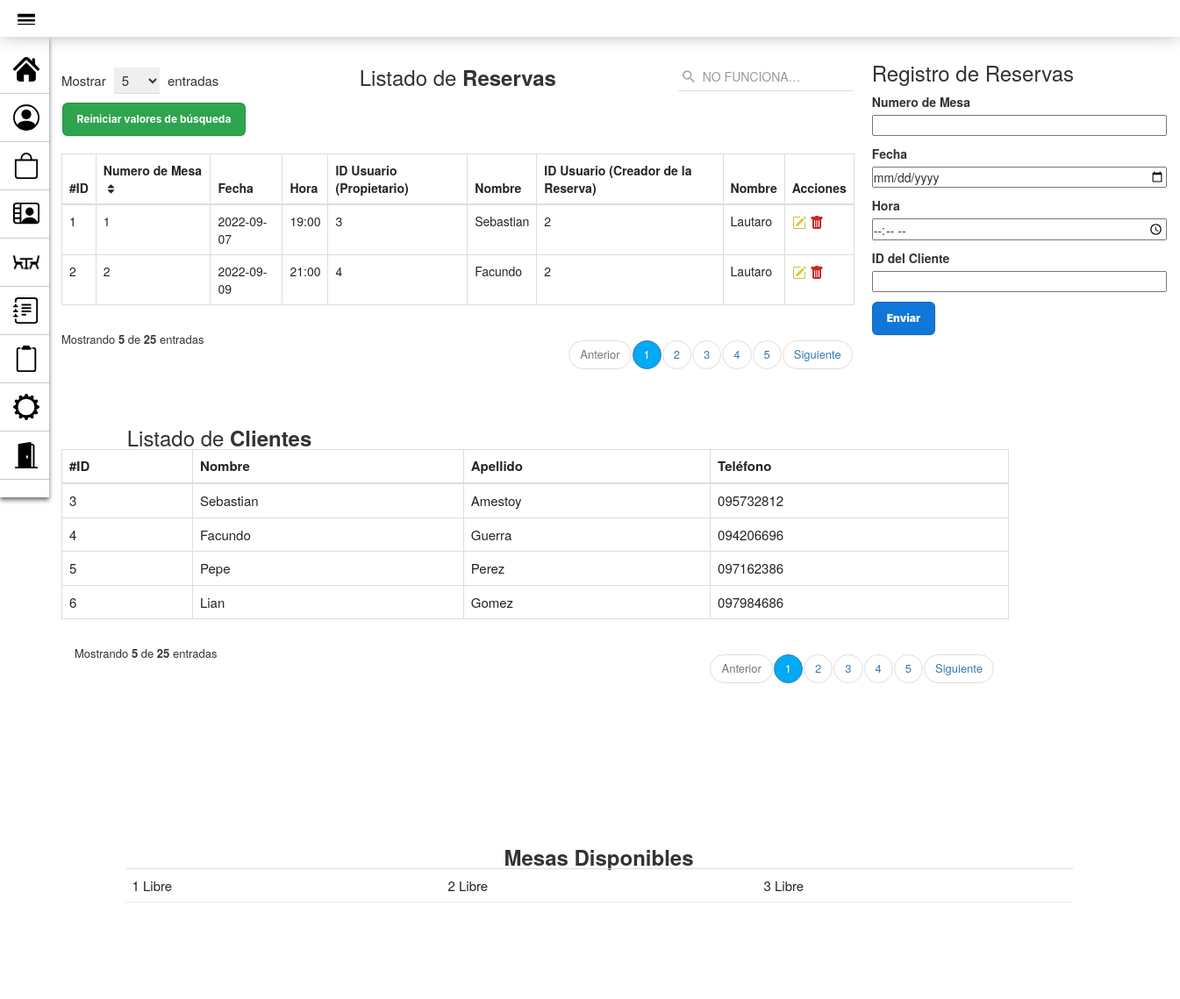
The app's page /PAGINA_GestionReservas.php, older data.
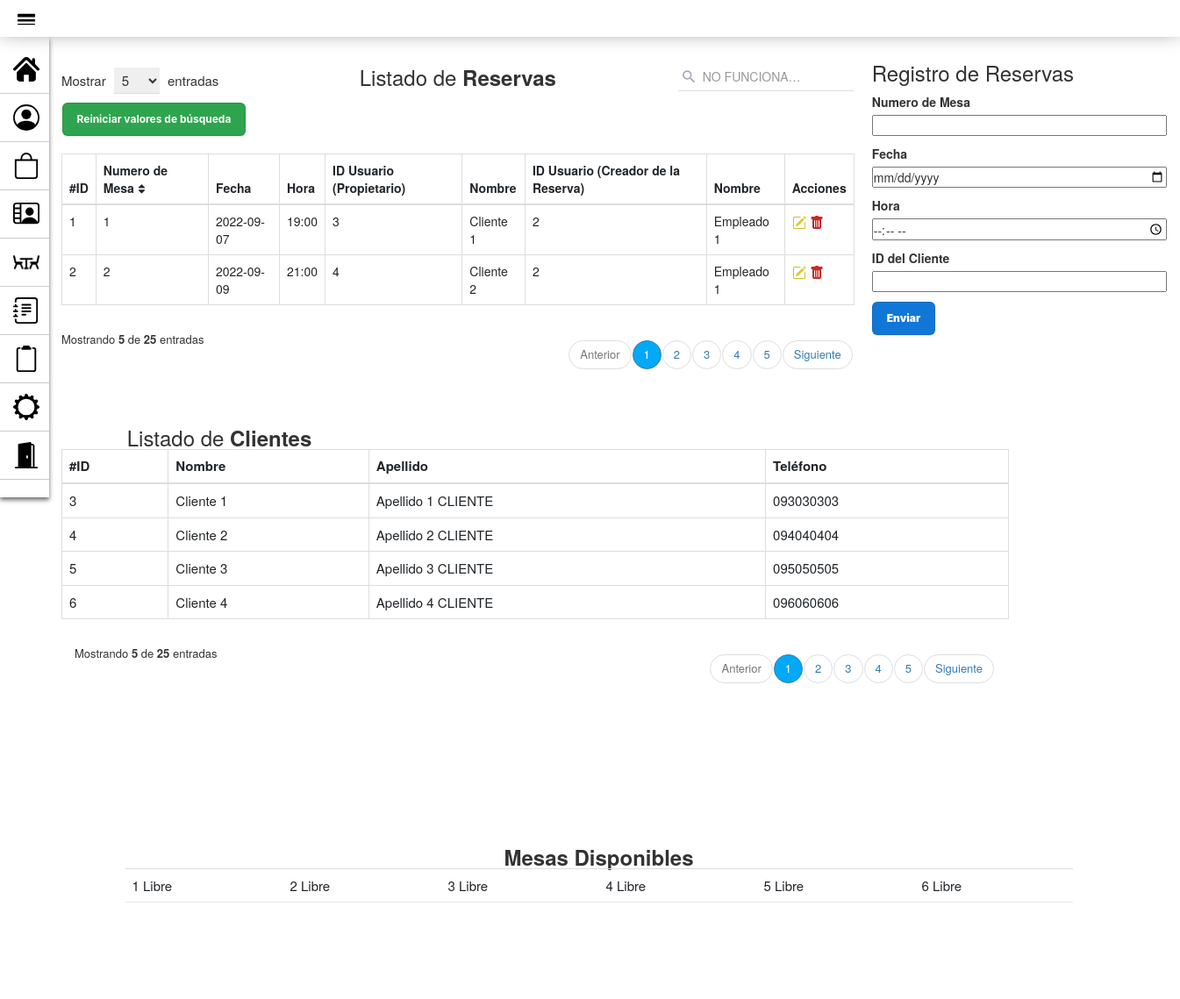
The same page, newer data.
### tables this page shows
CREATE TABLE `reserva` (
  `id_reserva` int(10) PRIMARY KEY NOT NULL AUTO_INCREMENT COMMENT 'ID de Mesa',
  `mesa` int(10) NULL COMMENT 'Numero de Mesa',
  `fecha` date NOT NULL COMMENT 'Fecha en la que se ocupo la Mesa',
  `hora` varchar(5) NOT NULL COMMENT 'Hora en que se ocupo la Mesa',
  `cliente` int(10) NULL COMMENT 'Cliente que ocupo la Mesa',
  `empleado` int(10) NULL COMMENT 'Empleado que atendio la Mesa',
  CONSTRAINT cliente FOREIGN KEY (cliente) REFERENCES usuario(id_usuario),
  CONSTRAINT empleado FOREIGN KEY (empleado) REFERENCES usuario(id_usuario),
  CONSTRAINT mesa FOREIGN KEY (mesa) REFERENCES mesa(id_mesa)
);

CREATE TABLE `usuario` (
  `id_usuario` int(10) PRIMARY KEY NOT NULL AUTO_INCREMENT COMMENT 'ID del Usuario',
  `nombre` varchar(40) NOT NULL COMMENT 'Nombre del Usuario',
  `apellido` varchar(40) NOT NULL COMMENT 'Apellido del Usuario',
  `correo` varchar(60) NOT NULL COMMENT 'Correo del Usuario',
  `password` varchar(20) NOT NULL COMMENT 'Clave del Usuario',
  `direccion` varchar(80) DEFAULT NULL COMMENT 'Direccion de envio del Usuario',
  `telefono` varchar(18) DEFAULT NULL COMMENT 'Telefono de contacto del Usuario',
  `tipo` varchar(30) NOT NULL DEFAULT 'cliente' COMMENT 'Tipo de usuario, para las jerarquias'
);

CREATE TABLE `mesa` (
  `id_mesa` int(10) PRIMARY KEY NOT NULL AUTO_INCREMENT COMMENT 'ID de la Mesa',
  `estado` enum('Libre','Ocupada','Reservada') NOT NULL DEFAULT 'Libre' COMMENT 'Estado de la Mesa'
);

### modelo/conexion.php (called while the page is built)
<?php
class Conectar{
    public static function conexion (){
        try{
            $host ="localhost";
            $user ="root";
            $pass="";
            $bd="proyecto_grupo2";
            $con = mysqli_connect($host,$user,$pass);
            mysqli_select_db($con,$bd);
            return $con;
        }catch(Exception $e){
    die('Error'.$e->getMessage());
    echo "La linea de error " . $e->getLine();
        }
    }
    }
?>

### modelo/Reserva.php (called while the page is built, shortened)
<?php
class Reserva
{
    private $con;
    private $reserva;
    public function __construct()
    {
        require_once("conexion.php");
        $this->con = conectar::conexion();
    }
    public function listar_reservas()
    {
        $sql = "SELECT reserva.id_reserva, reserva.mesa, reserva.fecha, reserva.hora, reserva.cliente, reserva.empleado
        FROM reserva , usuario
        WHERE reserva.cliente = usuario.id_usuario ORDER BY id_reserva";
        $query = mysqli_query($this->con, $sql);
        while ($filas = mysqli_fetch_array($query)) {
            $this->reserva[] = $filas;
        }
        return $this->reserva;
    }
}
?>

### modelo/Usuario.php (called while the page is built, shortened)
<?php
class Usuario
{
    private $con;
    private $usuario;
    public function __construct()
    {
        require_once("conexion.php");
        $this->con = Conectar::conexion();
        $this->usuario = array();
    }
        public function listar_clientes()
        {
            $sql = "SELECT * FROM usuario WHERE tipo='cliente' ORDER BY id_usuario";
            $query = mysqli_query($this->con, $sql);
            while ($filas = mysqli_fetch_array($query)) {
                $this->usuario[] = $filas;
            }
            return $this->usuario;
   }
}
?>

### modelo/Mesa.php (called while the page is built, shortened)
<?php
class Mesa
{
    private $con;
    private $mesa;
    public function __construct()
    {
        require_once("conexion.php");
        $this->con = conectar::conexion();
    }
    public function listar_mesas_libres()
    {
        $sql = "SELECT * FROM mesa WHERE estado='Libre' ORDER BY id_mesa";
        $query = mysqli_query($this->con, $sql);
        while ($filas = mysqli_fetch_array($query)) {
            $this->mesa[] = $filas;
        }
        return $this->mesa;
    }
}

### vista/Reserva_view.php (the view, shortened to what the changed rows need)
<!DOCTYPE html>
<html lang="es">
<head>
    <link rel="stylesheet" href="assets/styles2.css">
    <link href="https://cdn.jsdelivr.net/npm/bootstrap@5.2.0/dist/css/bootstrap.min.css" rel="stylesheet">
    <link href="https://maxcdn.bootstrapcdn.com/bootstrap/3.3.7/css/bootstrap.min.css" rel="stylesheet">
</head>
<body>
    <div class="container">
        <div class="table-responsive">
            <div class="table-wrapper">
                <div class="table-title">
                    <div class="row">
                        <div class="col-xs-4">
                            <h2 class="text-center">Listado de <b>Reservas</b></h2>
                        </div>
                        <?php require_once("vista/buscar_reserva_view.php"); ?>
                        <table class="table table-bordered">
                            <thead>
                                <tr>
                                    <th>#ID</th>
                                    <th>Numero de Mesa<i class="fa fa-sort"></i></th>
                                    <th>Fecha</th>
                                    <th>Hora</th>
                                    <th>ID Usuario (Propietario)</th>
                                    <th>Nombre</th>
                                    <th>ID Usuario (Creador de la Reserva)</th>
                                    <th>Nombre</th>
                                    <th>Acciones</th>
                                </tr>
                            </thead>
                            <tbody>
                                <?php foreach ($matrizReserva as $reserva) : ?>
                                    <tr>
                                        <td scope="row"><?php echo $reserva['id_reserva'] ?></td>
                                        <td><?php echo $reserva['mesa'] ?></td>
                                        <td><?php echo $reserva['fecha'] ?></td>
                                        <td><?php echo $reserva['hora'] ?></td>
                                        <td><?php echo $reserva['cliente']; ?></td>
                                        <td><?php echo $_SESSION['cliente_reserva'] ?></td>
                                        <td><?php echo $reserva['empleado'] ?></td>
                                        <td><?php echo $_SESSION['empleado_reserva'] ?></td>
                                        <td>
                                            <a href="ModificarReserva_pagina.php?id=<?php echo $reserva['id_reserva'] ?>" title="Editar"><img src="assets/iconos/icono-editar-2.svg"></a>
                                            <a href="controlador/eliminar_Reserva_controlador.php?id=<?php echo $reserva['id_reserva'] ?>" title="Eliminar" onclick="javascript:return asegurar();"><img src="assets/iconos/icono-papelera.svg"></a>
                                        </td>
                                    </tr>
                                <?php endforeach; ?>
                            </tbody>
                        </table>
                    </div>
                </div>
</body>
</html>

### vista/ClienteReserva_view.php (shortened to what the changed rows need)
<!DOCTYPE html>
<html lang="es">
<head>
    <link rel="stylesheet" href="assets/styles2.css">
    <link href="https://cdn.jsdelivr.net/npm/bootstrap@5.2.0/dist/css/bootstrap.min.css" rel="stylesheet">
    <link href="https://maxcdn.bootstrapcdn.com/bootstrap/3.3.7/css/bootstrap.min.css" rel="stylesheet">
</head>
<body>
    <div class="container" style="margin-top: -100px;width: 90em;margin-left: 30px;">
        <div class="table-responsive">
            <div class="table-wrapper">
                <div class="table-title">
                    <div class="row">
                        <div class="col-xs-4">
                            <h2 class="text-center">Listado de <b>Clientes</b></h2>
                        </div>
                        <table class="table table-bordered">
                            <thead>
                                <tr>
                                    <th>#ID</th>
                                    <th>Nombre</th>
                                    <th>Apellido</th>
                                    <th>Teléfono</th>
                                </tr>
                            </thead>
                            <tbody>
                                <?php foreach ($matrizClienteReserva as $clienteReserva) : ?>
                                    <tr>
                                        <td><?php echo $clienteReserva['id_usuario'] ?></td>
                                        <td><?php echo $clienteReserva['nombre'] ?></td>
                                        <td><?php echo $clienteReserva['apellido'] ?></td>
                                        <td><?php echo $clienteReserva['telefono'] ?></td>
                                    </tr>
                                <?php endforeach; ?>
                            </tbody>
                        </table>
                    </div>
                </div>
            </div>
        </div>
    </div>
</body>
</html>

### vista/MesasLibres_Reserva_view.php (shortened to what the changed rows need)
<!DOCTYPE html>
<html lang="es">
<head>
    <link rel="stylesheet" href="assets/styles2.css">
    <link href="https://cdn.jsdelivr.net/npm/bootstrap@5.2.0/dist/css/bootstrap.min.css" rel="stylesheet">
    <link href="https://maxcdn.bootstrapcdn.com/bootstrap/3.3.7/css/bootstrap.min.css" rel="stylesheet">
</head>
<body>
    <div class="container">
        <div class="table-responsive">
            <div class="table-wrapper">
                <div class="table-title">
                    <div class="row">
                        <div>
                            <h2 class="text-center"><b>Mesas Disponibles</b></h2>
                        </div>
                        <table class="table">
                            <tbody>
                                <div class="div-mesa">
                                    <?php foreach ($matrizMesa as $mesa) : ?>
                                        <td class="td-mesa">
                                            <?php echo $mesa['id_mesa'] ?>
                                            <?php echo $mesa['estado'] ?>
                                        </td>
                                    <?php endforeach; ?>
                                </div>
                            </tbody>
                        </table>
                    </div>
                </div>
            </div>
        </div>
    </div>
</body>
</html>

Row changes from the older to the newer data that the page shows:
computed for reserva id 1: cliente_reserva "Sebastian" → "Cliente 1"; empleado_reserva "Lautaro" → "Empleado 1"
computed for reserva id 2: cliente_reserva "Facundo" → "Cliente 2"; empleado_reserva "Lautaro" → "Empleado 1"
changed usuario id 3: nombre "Sebastian" → "Cliente 1"; apellido "Amestoy" → "Apellido 1 CLIENTE"; telefono "095732812" → "093030303"
changed usuario id 4: nombre "Facundo" → "Cliente 2"; apellido "Guerra" → "Apellido 2 CLIENTE"; telefono "094206696" → "094040404"
changed usuario id 5: nombre "Pepe" → "Cliente 3"; apellido "Perez" → "Apellido 3 CLIENTE"; telefono "097162386" → "095050505"
changed usuario id 6: nombre "Lian" → "Cliente 4"; apellido "Gomez" → "Apellido 4 CLIENTE"; telefono "097984686" → "096060606"
added mesa: id_mesa "4", estado "Libre"
added mesa: id_mesa "5", estado "Libre"
added mesa: id_mesa "6", estado "Libre"
